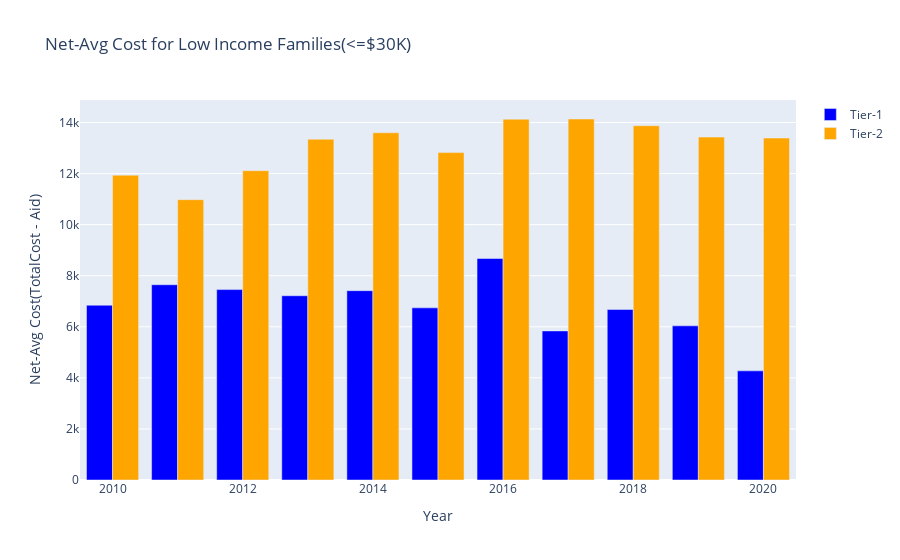

Notebook code cell kept with this figure:
### Code cell
drawBarGraph(year, avgNetPriceLowIncomeTier1, avgNetPriceLowIncomeTier2, 'Year', 'Net-Avg Cost(TotalCost - Aid)', 'Net-Avg Cost for Low Income Families(<=$30K)')

### Figure 1 — Plotly figure (JSON) as saved in the notebook; plotly's stock layout.template omitted (floating-point values rounded to 4 significant figures)
{"data": [{"marker": {"color": "blue"}, "name": "Tier-1", "type": "bar", "x": [2010, 2011, 2012, 2013, 2014, 2015, 2016, 2017, 2018, 2019, 2020], "y": [6845.0, 7648.0, 7458.0, 7216.0, 7415.0, 6742.0, 8675.0, 5839.0, 6677.0, 6038.0, 4275.0]}, {"marker": {"color": "orange"}, "name": "Tier-2", "type": "bar", "x": [2010, 2011, 2012, 2013, 2014, 2015, 2016, 2017, 2018, 2019, 2020], "y": [11936, 10980.0, 12110.0, 13350.0, 13600.0, 12823, 14130.0, 14140.0, 13880.0, 13430.0, 13390.0]}], "layout": {"title": {"text": "Net-Avg Cost for Low Income Families(<=$30K)"}, "xaxis": {"title": {"text": "Year"}}, "yaxis": {"title": {"text": "Net-Avg Cost(TotalCost - Aid)"}}}}
